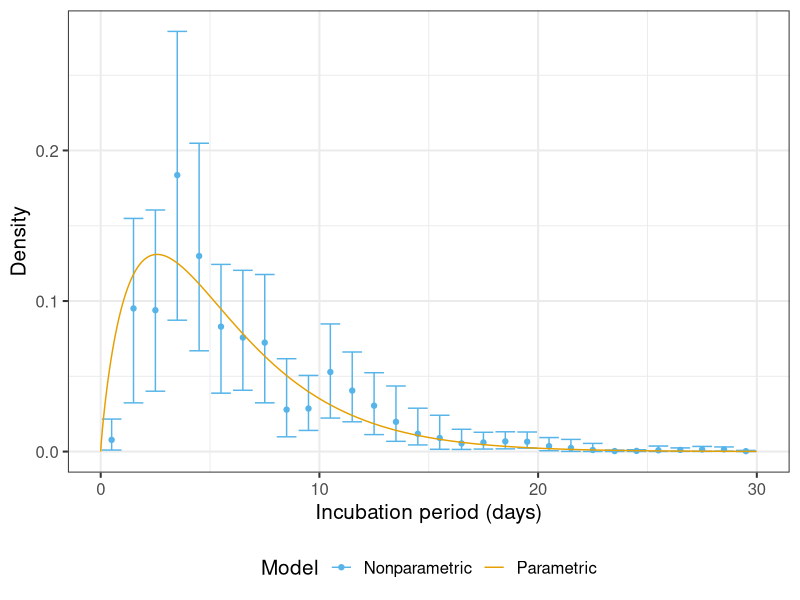
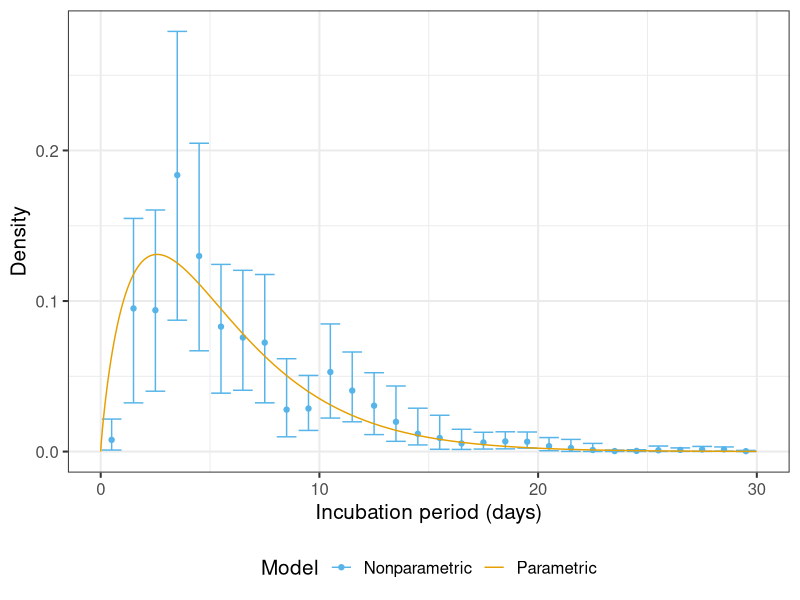

The R source for these figures, in order:

library(ggplot2)

df = read.csv("posterior_w.csv",header = F,sep="")
names(df) = c("pos_mean","q025","q975")
df$day = (0:29)+0.5

df$Model <- "Nonparametric"

x = (0:(30*1000))/1000
y = dgamma(x,shape=1.8632188,rate=0.3347591)
df2 = data.frame(x,y)
df2$Model <- "Parametric"

## cbPalette <- c(## "#000000",
##                 "#E69F00", "#56B4E9", "#009E73", "#F0E442", "#0072B2", "#D55E00", "#CC79A7")
p = ggplot(df,aes(x=day,y=pos_mean, color = Model)) + geom_point() + geom_errorbar(aes(ymin=q025,ymax=q975)) + geom_line(data=df2,aes(x=x,y=y)) + scale_color_manual(values = c("#56B4E9", "#E69F00"))
p = p + xlab("Incubation period (days)") + ylab("Density") + theme_bw(base_size = 15) + theme(legend.position = "bottom")

p

ggsave(filename = "../../Figures/posterior_of_w.pdf", p)
